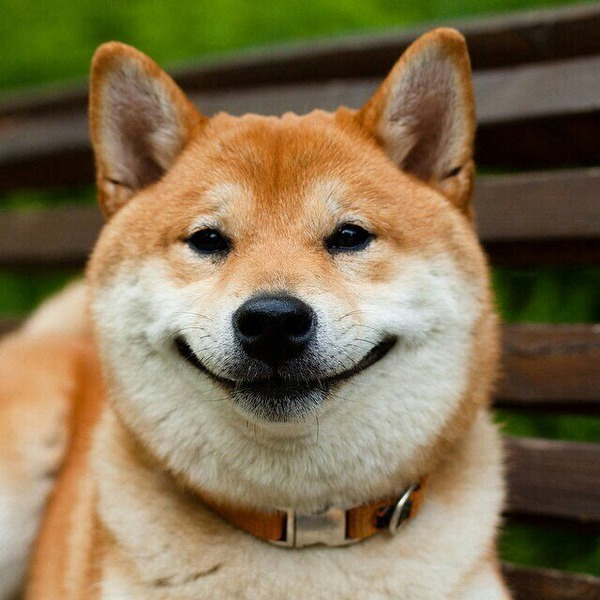
#> input picture 4 - Pillow/dog.jpg, 600 x 600 px
$ python '2 - invert.py'
#> lines starting #> are read from the running program, lines starting #| are printed output that depends on the picture
from PIL import Image

dog_image = Image.open("dog.jpg")
#> dog_image is the input picture: PIL image 600x600 RGB; mean R, G, B 130.6, 113.6, 81.4
pixels = dog_image.load()

width = dog_image.width
#> width = 600
height = dog_image.height
#> height = 600

for i in range(width):
    for j in range(height):
        r, g, b = pixels[i, j]

        r = 255 - r
        g = 255 - g
        b = 255 - b

        r = min(r + 150, 255)
        pixels[i, j] = (r, g, b)

dog_image.show()
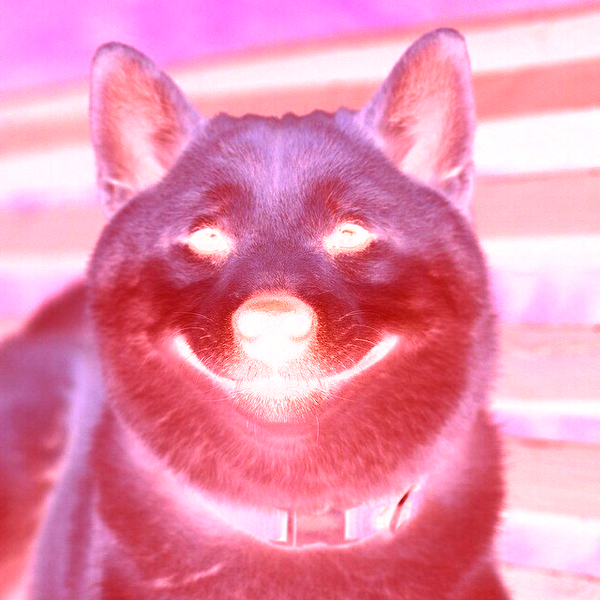
#> shown: PIL image 600x600 RGB; mean R, G, B 233.1, 141.4, 173.6
